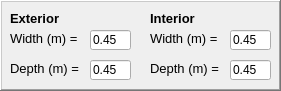
      <widget class="QFrame" name="ColsSection">
       <property name="geometry">
        <rect>
         <x>0</x>
         <y>40</y>
         <width>281</width>
         <height>91</height>
        </rect>
       </property>
       <property name="frameShape">
        <enum>QFrame::WinPanel</enum>
       </property>
       <property name="frameShadow">
        <enum>QFrame::Raised</enum>
       </property>
       <property name="lineWidth">
        <number>1</number>
       </property>
       <property name="midLineWidth">
        <number>1</number>
       </property>
       <widget class="QLabel" name="label_2">
        <property name="geometry">
         <rect>
          <x>10</x>
          <y>30</y>
          <width>71</width>
          <height>16</height>
         </rect>
        </property>
        <property name="font">
         <font>
          <family>Arial</family>
          <pointsize>10</pointsize>
          <weight>50</weight>
          <italic>false</italic>
          <bold>false</bold>
         </font>
        </property>
        <property name="text">
         <string>Width (m) =</string>
        </property>
       </widget>
       <widget class="QLineEdit" name="BCole">
        <property name="geometry">
         <rect>
          <x>90</x>
          <y>30</y>
          <width>41</width>
          <height>20</height>
         </rect>
        </property>
        <property name="focusPolicy">
         <enum>Qt::StrongFocus</enum>
        </property>
        <property name="contextMenuPolicy">
         <enum>Qt::ActionsContextMenu</enum>
        </property>
        <property name="text">
         <string>0.45</string>
        </property>
        <property name="placeholderText">
         <string>0.4</string>
        </property>
       </widget>
       <widget class="QLabel" name="label_3">
        <property name="geometry">
         <rect>
          <x>10</x>
          <y>10</y>
          <width>101</width>
          <height>16</height>
         </rect>
        </property>
        <property name="font">
         <font>
          <pointsize>10</pointsize>
          <weight>75</weight>
          <italic>false</italic>
          <bold>true</bold>
         </font>
        </property>
        <property name="text">
         <string>Exterior</string>
        </property>
       </widget>
       <widget class="QLabel" name="label_4">
        <property name="geometry">
         <rect>
          <x>150</x>
          <y>10</y>
          <width>71</width>
          <height>16</height>
         </rect>
        </property>
        <property name="font">
         <font>
          <pointsize>10</pointsize>
          <weight>75</weight>
          <italic>false</italic>
          <bold>true</bold>
         </font>
        </property>
        <property name="text">
         <string>Interior</string>
        </property>
       </widget>
       <widget class="QLabel" name="label_5">
        <property name="geometry">
         <rect>
          <x>10</x>
          <y>60</y>
          <width>71</width>
          <height>16</height>
         </rect>
        </property>
        <property name="font">
         <font>
          <family>Arial</family>
          <pointsize>10</pointsize>
          <weight>50</weight>
          <italic>false</italic>
          <bold>false</bold>
         </font>
        </property>
        <property name="text">
         <string>Depth (m) =</string>
        </property>
       </widget>
       <widget class="QLineEdit" name="HCole">
        <property name="geometry">
         <rect>
          <x>90</x>
          <y>60</y>
          <width>41</width>
          <height>20</height>
         </rect>
        </property>
        <property name="text">
         <string>0.45</string>
        </property>
        <property name="placeholderText">
         <string>0.5</string>
        </property>
       </widget>
       <widget class="QLineEdit" name="HColi">
        <property name="geometry">
         <rect>
          <x>230</x>
          <y>60</y>
          <width>41</width>
          <height>20</height>
         </rect>
        </property>
        <property name="text">
         <string>0.45</string>
        </property>
        <property name="placeholderText">
         <string>0.5</string>
        </property>
       </widget>
       <widget class="QLabel" name="label_6">
        <property name="geometry">
         <rect>
          <x>150</x>
          <y>30</y>
          <width>71</width>
          <height>16</height>
         </rect>
        </property>
        <property name="font">
         <font>
          <family>Arial</family>
          <pointsize>10</pointsize>
          <weight>50</weight>
          <italic>false</italic>
          <bold>false</bold>
         </font>
        </property>
        <property name="text">
         <string>Width (m) =</string>
        </property>
       </widget>
       <widget class="QLineEdit" name="BColi">
        <property name="geometry">
         <rect>
          <x>230</x>
          <y>30</y>
          <width>41</width>
          <height>20</height>
         </rect>
        </property>
        <property name="text">
         <string>0.45</string>
        </property>
        <property name="placeholderText">
         <string>0.4</string>
        </property>
       </widget>
       <widget class="QLabel" name="label_7">
        <property name="geometry">
         <rect>
          <x>150</x>
          <y>60</y>
          <width>71</width>
          <height>16</height>
         </rect>
        </property>
        <property name="font">
         <font>
          <family>Arial</family>
          <pointsize>10</pointsize>
          <weight>50</weight>
          <italic>false</italic>
          <bold>false</bold>
         </font>
        </property>
        <property name="text">
         <string>Depth (m) =</string>
        </property>
       </widget>
      </widget>
